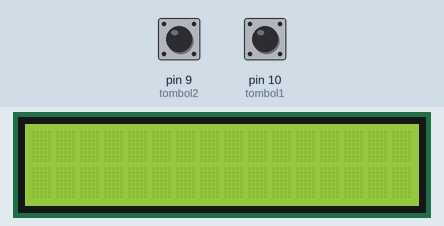
Bench run of a sketch on a simulated Arduino Uno, built with avr-gcc and run on an emulated ATmega328P. Shown: 16×2 character LCD. Inputs (shaded band) come from the test bench; at power-on: pin 9 (tombol2) HIGH, pin 10 (tombol1) HIGH.

Above: at 1.2 s.
1.3 s: pin 9 (tombol2) pulled LOW for 0.15 s
At 2.1 s:
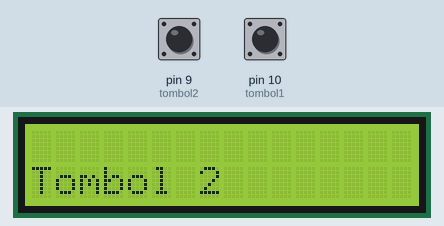
2.9 s: pin 10 (tombol1) pulled LOW for 0.15 s
At 3.3 s:
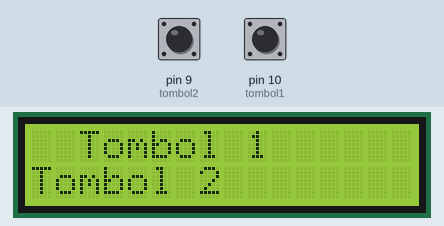
Timing chart, 0 to 5.9 s (numbered marks = the images above; inputs shaded):
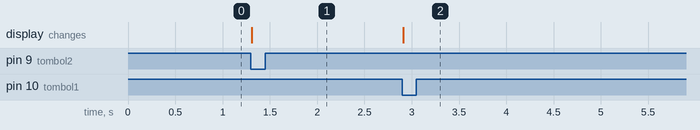

Measured:
- after the input at 1.3 s, the display: changes at once (image 1)
- after the input at 2.9 s, the display: changes at once (image 2)

The sketch:

LCD_2PushButton.ino
```cpp
#include <LiquidCrystal_I2C.h>
LiquidCrystal_I2C lcd(0x27,16,2);
int tombol1=10;
int tombol2=9;


void setup()
{
pinMode(tombol1,INPUT);
pinMode(tombol2,INPUT);

lcd.init();
lcd.clear();
lcd.backlight();
}

void loop()
{
  if(digitalRead(tombol1)==LOW){
  lcd.setCursor(2,0);
  lcd.print("Tombol 1");
}
  if(digitalRead(tombol2)==LOW){
  lcd.setCursor(0,1);
  lcd.print("Tombol 2");
}

}
```
